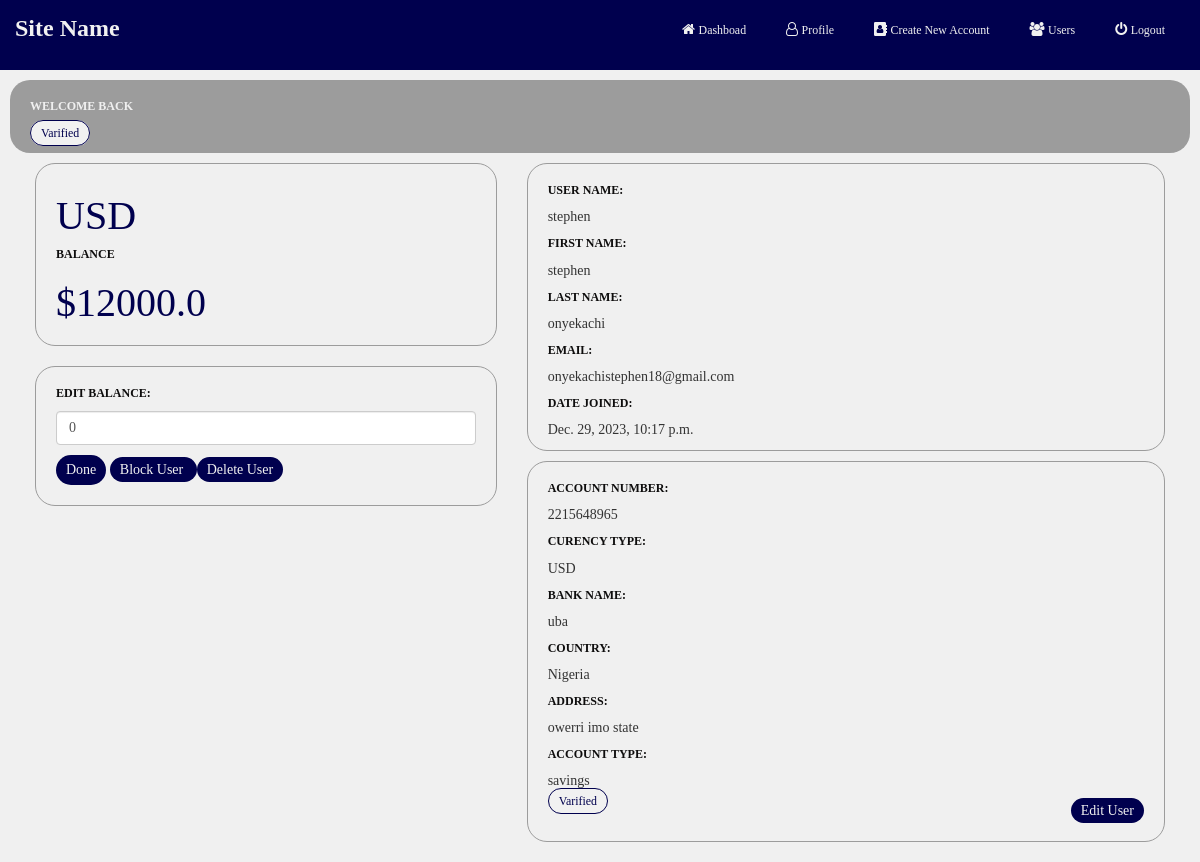
The page /view_user/2/ on the database its author committed.
### App/models.py (models this page shows, shortened)
class Users(models.Model):
    user = models.ForeignKey(User, on_delete=models.CASCADE)
    currency = models.CharField(max_length=200)
    phone_number = models.CharField(max_length=20)
    country = models.CharField(max_length=200)
    address = models.CharField(max_length=250)
    date_joined = models.DateTimeField(verbose_name="date joined", auto_now_add=True)
    last_login = models.DateTimeField(verbose_name="last login", auto_now=True)
    balance = models.FloatField(default=0.00, null=True)
    account_number = models.PositiveIntegerField(default=0, null=True)
    account_type = models.CharField(max_length=200)
    bank = models.CharField(max_length=200)
    block = models.BooleanField(default=False)
    gender = models.CharField(max_length=200)

### App/views.py (the view)
# urls.py: path('view_user/<int:pk>/', views.View_user, name='view_user'),
def View_user(request, pk):
    user = Users.objects.get(id=pk)
    if request.method == 'POST':
        balance = request.POST['balance']
        user.balance += float(balance)
        user.save()
        messages.success(request, f'{user.user.username} balance is now {user.balance}')
        return redirect('all_users')
    context = {
        'user':user,
    }
    return render(request, 'profile/view_user.html', context)

### template/profile/view_user.html (shortened to what this page needs)
{% extends 'nav_auth/extentions.html' %}
{% load static %}
{% block content %}
<body>
    <div>
        {% include 'nav_auth/links.html' %}
        <section class="col-md-12" id="dashboad_section2">
            <div class="col-md-12 content_proceed">
                <div>
                    <h4 style="color: var(--body-bg);">
                        welcome back {{ request.user.username }}
                    </h4>
                </div>
                <div class="varifile">
                    <small>Varified</small>
                </div>
            </div>
            <div class="col-md-5">
                <div class="col-md-12 content">
                    <div>
                        <h2>
                            {{user.currency}}
                        </h2>
                    </div>
                    <div>
                        <h4>
                            balance
                        </h4>
                    </div>
                    <div>
                        <h1>
                            <span>$</span>{{user.balance}}
                        </h1>
                    </div>
                </div>
                <div class="col-md-12 content">
                    <form method="post" enctype="multipart/form-data">
                        <div>
                            <h4>
                                edit balance:
                            </h4>
                            <input type="number" class="form-control" placeholder="Enter Balance" name="balance" value="0">
                        </div>
                        <div class="proceed">
                            <button>done</button>
                            <a href="{% url 'block_user' user.id %}">
                                {% if user.block %}
                                    unblock user
                                {% else %}
                                    block user
                                {% endif %}
                            </a>
                            <a href="{% url 'delete_user' user.id %}">delete user</a>
                        </div>
                    </form>
                </div>
            </div>
            <div class="col-md-7">
                <div class="content">
                    <div>
                        <h4>
                            user name:
                        </h4>
                        <span>
                            {{ user.user.first_name }}
                        </span>
                    </div>
                    <div>
                        <h4>
                            first name:
                        </h4>
                        <span>
                            {{ user.user.first_name }}
                        </span>
                    </div>
                    <div>
                        <h4>
                            last name:
                        </h4>
                        <span>
                            {{ user.user.last_name }}
                        </span>
                    </div>
                    <div>
                        <h4>
                            email:
                        </h4>
                        <span>
                            {{ user.user.email }}
                        </span>
                    </div>
                    <div>
                        <h4>
                            date joined:
                        </h4>
                        <span>
                            {{ user.user.date_joined}}
                        </span>
                    </div>
                </div>
                <div class="content">
                    <div>
                        <h4>
                            account number:
                        </h4>
                        <span>
                            {{ user.account_number }}
                        </span>
                    </div>
                    <div>
                        <h4>
                            curency type:
                        </h4>
                        <span>
                            {{ user.currency }}
                        </span>
                    </div>
                    <div>
                        <h4>
                            bank name:
                        </h4>
                        <span>
                            {{ user.bank }}
                        </span>
                    </div>
                    <div>
                        <h4>
                            Country:
                        </h4>
                        <span>
                            {{user.country}}
                        </span>
                    </div>
                    <div>
                        <h4>
                            Address:
                        </h4>
                        <span>{{ user.address }}</span>
                    </div>
                    <div>
                        <h4>
                            account type:
                        </h4>
                        <span>
                            {{ user.account_type }}
                        </span>
                    </div>
                    <div style="display: flex;justify-content: space-between;">
                        <div class="varifile">
                            <small>Varified</small>
                        </div>
                        <div class="proceed">
                            <a href="{% url 'complete_user' user.id %}">edit user</a>
                        </div>
                    </div>
                </div>
            </div>
        </section>
    </div>
</body>
{% endblock %}

### static/css.css (style rules this page uses)
* { margin: 0px; padding: 0px; box-sizing: border-box; font-family: 'Arial Narrow'; }
:root { --button-bg: rgb(0, 0, 78); --button-color: #f1f1f1; --body-bg: rgb(240, 240, 240); --body-border: rgb(156, 156, 156); --body-color: rgb(0, 0, 78); --dack: rgb(14, 13, 13); }
.content_proceed { border-radius: 20px; padding: 10px 20px; background-color: var(--body-border); text-transform: capitalize; transition: 0.2s; }
.varifile small { background-color: var(--button-color); color: var(--button-bg); text-decoration: none; border:1px solid var(--button-bg); padding: 5px 10px; border-radius: 20px; }
.proceed { padding: 10px 0px; }
.proceed a { background-color: var(--button-bg); color: var(--button-color); padding: 5px 10px; border-radius: 20px; text-transform: capitalize; transition: 0.2s; }
.proceed button { background-color: var(--button-bg); color: var(--button-color); padding: 5px 10px; border-radius: 20px; outline: none; border: none; text-transform: capitalize; transition: 0.2s; }
h1 { color: var(--button-bg); font-weight: lighter; font-size: 4rem; }
h2 { color: var(--body-color); font-size: 4rem; }
h4 { text-transform: uppercase; font-weight: bolder; font-size: 12px; color: var(--dack); }
#dashboad_section2 { background-color: var(--body-bg); padding: 10px; }
.content { border: 1px solid var(--body-border); border-radius: 20px; padding: 10px 20px; margin: 10px 10px; height: 200px auto; }

### rows shown on the page
Users: currency "USD", balance "12000.0", user.first_name "stephen", user.last_name "onyekachi", user.email "onyekachistephen18@gmail.com", user.date_joined "Dec. 29, 2023, 10:17 p.m.", account_number "2215648965", bank "uba", country "Nigeria", address "owerri imo state", account_type "savings"
